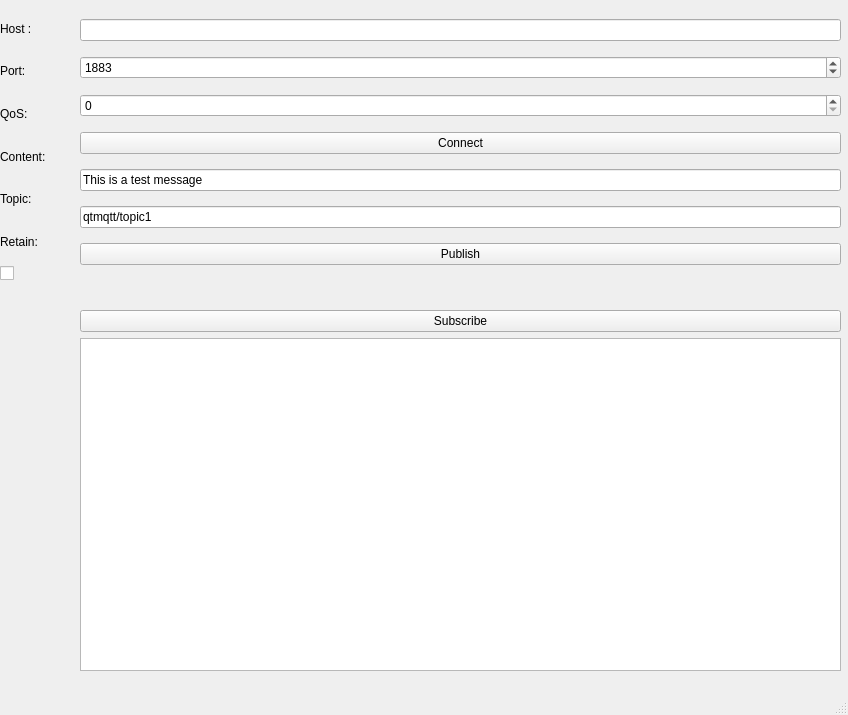
<?xml version="1.0" encoding="UTF-8"?>
<ui version="4.0">
 <class>MainWindow</class>
 <widget class="QMainWindow" name="MainWindow">
  <property name="geometry">
   <rect>
    <x>0</x>
    <y>0</y>
    <width>848</width>
    <height>715</height>
   </rect>
  </property>
  <property name="windowTitle">
   <string>MainWindow</string>
  </property>
  <widget class="QWidget" name="centralwidget">
   <widget class="QWidget" name="verticalLayoutWidget">
    <property name="geometry">
     <rect>
      <x>0</x>
      <y>10</y>
      <width>71</width>
      <height>271</height>
     </rect>
    </property>
    <layout class="QVBoxLayout" name="verticalLayout">
     <item>
      <widget class="QLabel" name="label">
       <property name="text">
        <string>Host :</string>
       </property>
      </widget>
     </item>
     <item>
      <widget class="QLabel" name="label_2">
       <property name="text">
        <string>Port:</string>
       </property>
      </widget>
     </item>
     <item>
      <widget class="QLabel" name="label_5">
       <property name="text">
        <string>QoS:</string>
       </property>
      </widget>
     </item>
     <item>
      <widget class="QLabel" name="label_4">
       <property name="text">
        <string>Content:</string>
       </property>
      </widget>
     </item>
     <item>
      <widget class="QLabel" name="label_3">
       <property name="text">
        <string>Topic:</string>
       </property>
      </widget>
     </item>
     <item>
      <widget class="QLabel" name="label_7">
       <property name="text">
        <string>Retain:</string>
       </property>
      </widget>
     </item>
     <item>
      <widget class="QCheckBox" name="checkBoxRetain">
       <property name="text">
        <string/>
       </property>
      </widget>
     </item>
    </layout>
   </widget>
   <widget class="QWidget" name="verticalLayoutWidget_2">
    <property name="geometry">
     <rect>
      <x>80</x>
      <y>10</y>
      <width>761</width>
      <height>271</height>
     </rect>
    </property>
    <layout class="QVBoxLayout" name="verticalLayout_2">
     <item>
      <widget class="QLineEdit" name="lineEditHost">
       <property name="text">
        <string/>
       </property>
      </widget>
     </item>
     <item>
      <widget class="QSpinBox" name="spinBoxPort">
       <property name="maximum">
        <number>99999</number>
       </property>
       <property name="value">
        <number>1883</number>
       </property>
      </widget>
     </item>
     <item>
      <widget class="QSpinBox" name="spinQoS">
       <property name="maximum">
        <number>2</number>
       </property>
      </widget>
     </item>
     <item>
      <widget class="QPushButton" name="buttonConnect">
       <property name="text">
        <string>Connect</string>
       </property>
      </widget>
     </item>
     <item>
      <widget class="QLineEdit" name="lineEditMessage">
       <property name="text">
        <string>This is a test message</string>
       </property>
      </widget>
     </item>
     <item>
      <widget class="QLineEdit" name="lineEditTopic">
       <property name="text">
        <string>qtmqtt/topic1</string>
       </property>
      </widget>
     </item>
     <item>
      <widget class="QPushButton" name="buttonPublish">
       <property name="text">
        <string>Publish</string>
       </property>
      </widget>
     </item>
    </layout>
   </widget>
   <widget class="QWidget" name="verticalLayoutWidget_3">
    <property name="geometry">
     <rect>
      <x>80</x>
      <y>310</y>
      <width>761</width>
      <height>361</height>
     </rect>
    </property>
    <layout class="QVBoxLayout" name="verticalLayout_3">
     <item>
      <widget class="QPushButton" name="subButton">
       <property name="text">
        <string>Subscribe</string>
       </property>
      </widget>
     </item>
     <item>
      <widget class="QTextEdit" name="messageRecived"/>
     </item>
    </layout>
   </widget>
  </widget>
  <widget class="QMenuBar" name="menubar">
   <property name="geometry">
    <rect>
     <x>0</x>
     <y>0</y>
     <width>848</width>
     <height>21</height>
    </rect>
   </property>
  </widget>
  <widget class="QStatusBar" name="statusbar"/>
 </widget>
 <resources/>
 <connections/>
</ui>
